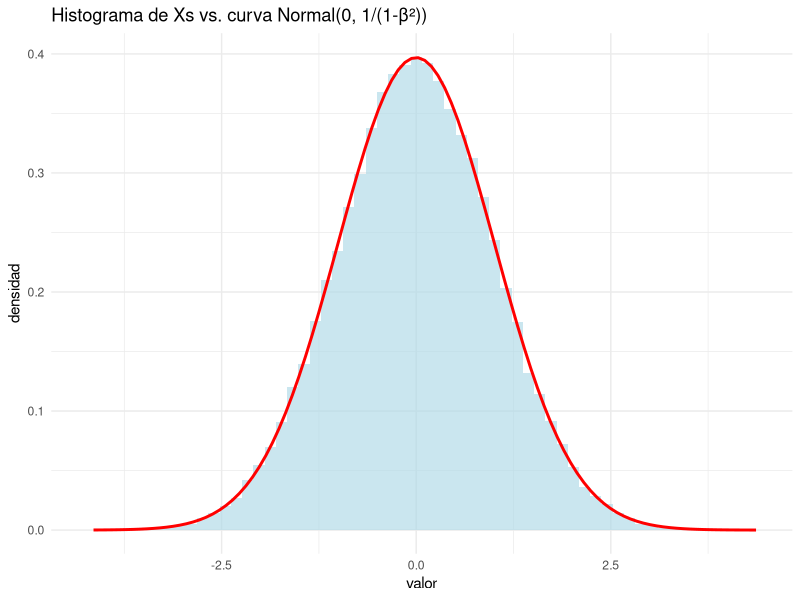
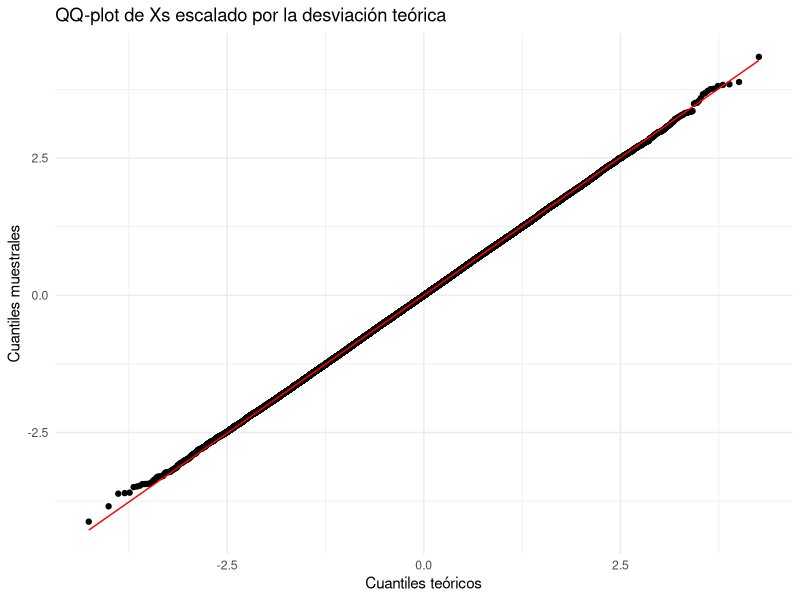
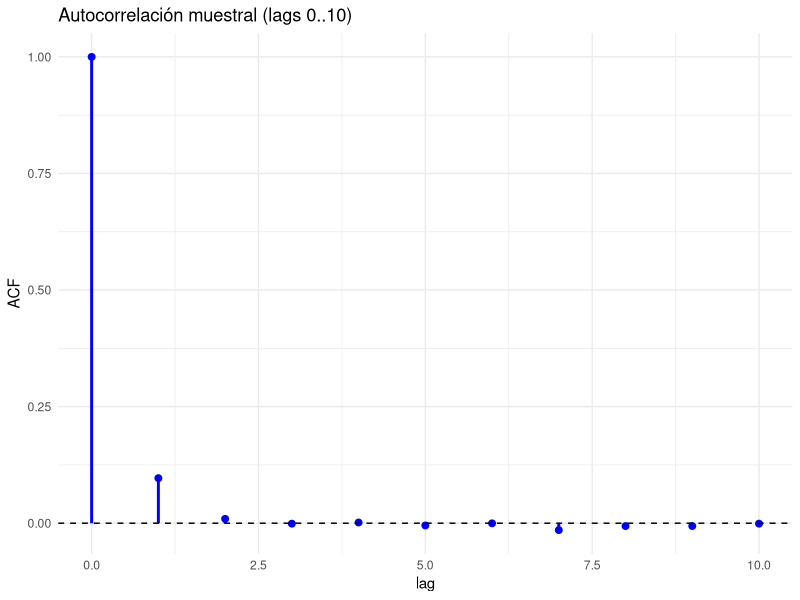
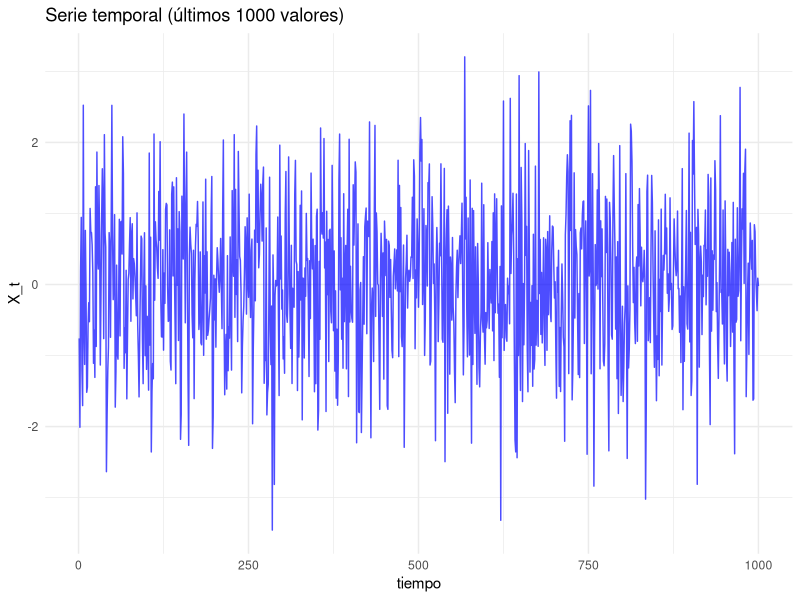

These figures' R source, in order:
# ===============================================================================
# PROCESOS ESTOCÁSTICOS - ENTREGABLE 1
# Simulación de Cadena de Markov AR(1): X_t = β*X_{t-1} + ε_t
# Conversión a R del notebook original en Python
# Para usar en Google Colab con R
# ===============================================================================

# BLOQUE 1: Configuración inicial y parámetros
# ==============================================================================
# Instalar y cargar librerías necesarias (ejecutar solo la primera vez)
# install.packages(c("ggplot2", "gridExtra", "nortest", "forecast"))

library(ggplot2)        # para gráficos
library(gridExtra)      # para múltiples gráficos
library(nortest)        # para tests de normalidad
library(forecast)       # para análisis de series temporales

# Configurar semilla para reproducibilidad
set.seed(123)

# Parámetros del ejercicio
beta <- 0.1             # parámetro del modelo AR(1)
n_total <- 50000        # longitud total a simular
burn_in <- 1000         # pasos iniciales a descartar ("calentamiento")

cat("Parámetros configurados:\n")
cat("β =", beta, "\n")
cat("n_total =", n_total, "\n")
cat("burn_in =", burn_in, "\n")

# BLOQUE 2: Simulación de la cadena de Markov
# ==============================================================================
# Inicializar vector para almacenar la serie
X <- numeric(n_total)
X[1] <- 0  # condición inicial

# Simular la cadena X_t = β*X_{t-1} + ε_t
for (t in 2:n_total) {
  eps <- rnorm(1, mean = 0, sd = 1)    # ruido ~ N(0,1)
  X[t] <- beta * X[t-1] + eps
}

# Descartar el período de calentamiento (burn-in)
Xs <- X[(burn_in+1):n_total]
cat("Longitud de la serie después del burn-in:", length(Xs), "\n")

# BLOQUE 3: Cálculo de valores teóricos
# ==============================================================================
# Valores teóricos según la teoría de procesos AR(1)
var_teorica <- 1.0 / (1.0 - beta^2)
desv_teorica <- sqrt(var_teorica)

cat("Valores teóricos:\n")
cat("Media teórica:", 0.0, "\n")
cat("Varianza teórica:", var_teorica, "\n")
cat("Desviación estándar teórica:", desv_teorica, "\n")

# BLOQUE 4: Estadísticas descriptivas muestrales
# ==============================================================================
# Calcular estadísticas muestrales
media_muestral <- mean(Xs)
var_muestral <- var(Xs)
desv_muestral <- sd(Xs)

# Correlación simple entre X_t y X_{t-1}
corr_lag1 <- cor(Xs[-1], Xs[-length(Xs)])

# Mostrar resultados comparativos
cat("\n=== COMPARACIÓN TEÓRICA VS MUESTRAL ===\n")
cat(sprintf("Media muestral      : %8.4f (teórica: %8.4f)\n", media_muestral, 0.0))
cat(sprintf("Varianza muestral   : %8.4f (teórica: %8.4f)\n", var_muestral, var_teorica))
cat(sprintf("Desv. estándar mues.: %8.4f (teórica: %8.4f)\n", desv_muestral, desv_teorica))
cat(sprintf("Correlación lag 1   : %8.4f (esperado ~ β = %8.4f)\n", corr_lag1, beta))

# BLOQUE 5: Análisis gráfico - Histograma vs distribución teórica
# ==============================================================================
# Crear histograma con curva teórica superpuesta
p1 <- ggplot(data.frame(x = Xs), aes(x = x)) +
  geom_histogram(aes(y = after_stat(density)), bins = 60, alpha = 0.65, fill = "lightblue") +
  stat_function(fun = dnorm, args = list(mean = 0, sd = desv_teorica), 
                color = "red", size = 1) +
  labs(title = "Histograma de Xs vs. curva Normal(0, 1/(1-β²))",
       x = "valor", y = "densidad") +
  theme_minimal()

print(p1)

cat("\n=== LECTURA ESPERADA ===\n")
cat("* La media muestral debe ser cercana a 0.\n")
cat("* La varianza muestral debe ser cercana a 1/(1-β²) = 1/0.99 ≈ 1.0101\n")
cat("* La correlación con el valor anterior debe ser cercana a β = 0.1\n")
cat("  esto indica que X_t se parece a X_{t-1}\n")

# BLOQUE 6: QQ-plot para verificar normalidad
# ==============================================================================
# Para ajustar a media y varianza teóricas, estandarizar
Z <- Xs / desv_teorica  # si la teoría es correcta, Z debería verse ~Normal(0,1)

# Crear QQ-plot
p2 <- ggplot(data.frame(sample = Z), aes(sample = sample)) +
  stat_qq() +
  stat_qq_line(color = "red") +
  labs(title = "QQ-plot de Xs escalado por la desviación teórica",
       x = "Cuantiles teóricos", y = "Cuantiles muestrales") +
  theme_minimal()

print(p2)

cat("\n=== LECTURA ESPERADA ===\n")
cat("El histograma debe parecerse a una 'campana' centrada en 0;\n")
cat("la curva teórica dibujada encima debería ajustar bien.\n")
cat("En el QQ-plot, los puntos deberían alinearse con la recta de referencia\n")
cat("(lo que sugiere forma normal).\n")

# BLOQUE 7: Análisis de autocorrelación
# ==============================================================================
# Calcular autocorrelaciones hasta lag 10
acf_result <- acf(Xs, lag.max = 10, plot = FALSE)
acf_vals <- as.numeric(acf_result$acf)

cat("\n=== AUTOCORRELACIONES ===\n")
cat("Autocorrelaciones (lags 0..10):", round(acf_vals, 3), "\n")

# Crear gráfico de autocorrelación
lag_data <- data.frame(lag = 0:10, acf = acf_vals)
p3 <- ggplot(lag_data, aes(x = lag, y = acf)) +
  geom_segment(aes(xend = lag, yend = 0), color = "blue", size = 1) +
  geom_point(color = "blue", size = 2) +
  labs(title = "Autocorrelación muestral (lags 0..10)",
       x = "lag", y = "ACF") +
  theme_minimal() +
  geom_hline(yintercept = 0, linetype = "dashed")

print(p3)

cat("\n=== LECTURA ESPERADA ===\n")
cat("El valor en lag 1 cerca de 0.1, y lags mayores rápidamente más pequeños.\n")

# BLOQUE 8: Tests de normalidad
# ==============================================================================
# Shapiro-Wilk en una submuestra (la prueba no está pensada para decenas de miles de datos)
submuestra <- Xs[1:5000]
sw_test <- shapiro.test(submuestra)

cat("\n=== TESTS DE NORMALIDAD ===\n")
cat(sprintf("Shapiro-Wilk p-valor (submuestra 5000): %8.4f\n", sw_test$p.value))

# Kolmogorov-Smirnov contra Normal con media=0 y desviación teórica
ks_test <- ks.test(Xs, "pnorm", mean = 0, sd = desv_teorica)
cat(sprintf("KS p-valor contra N(0, desv_teorica):   %8.4f\n", ks_test$p.value))

# Test de Anderson-Darling (alternativo)
ad_test <- ad.test(Xs)
cat(sprintf("Anderson-Darling p-valor:               %8.4f\n", ad_test$p.value))

cat("\n=== LECTURA ESPERADA ===\n")
cat("P-valores 'no muy pequeños' suelen ser compatibles con la normalidad teórica.\n")
cat("(Si salieran bajos, revisar tamaño de muestra, escalado y gráficos;\n")
cat("a tamaños enormes, pequeñas desviaciones pueden detectarse aunque\n")
cat("no sean relevantes en práctica).\n")

# BLOQUE 9: Resumen final y diagnósticos adicionales
# ==============================================================================
cat("\n=== RESUMEN FINAL ===\n")
cat("La simulación muestra que:\n")
cat("1. La cadena de Markov X_t = β*X_{t-1} + ε_t converge a una distribución estacionaria\n")
cat("2. Esta distribución es aproximadamente Normal(0, 1/(1-β²))\n")
cat("3. Los valores teóricos coinciden bien con los muestrales\n")
cat("4. Los tests estadísticos confirman la normalidad\n")
cat("5. La autocorrelación muestra la dependencia temporal esperada\n")

# Crear gráfico de la serie temporal (últimos 1000 valores)
ultimos <- tail(Xs, 1000)
p4 <- ggplot(data.frame(t = 1:1000, x = ultimos), aes(x = t, y = x)) +
  geom_line(color = "blue", alpha = 0.7) +
  labs(title = "Serie temporal (últimos 1000 valores)",
       x = "tiempo", y = "X_t") +
  theme_minimal()

print(p4)

cat("\n¡Análisis completado exitosamente!\n")
